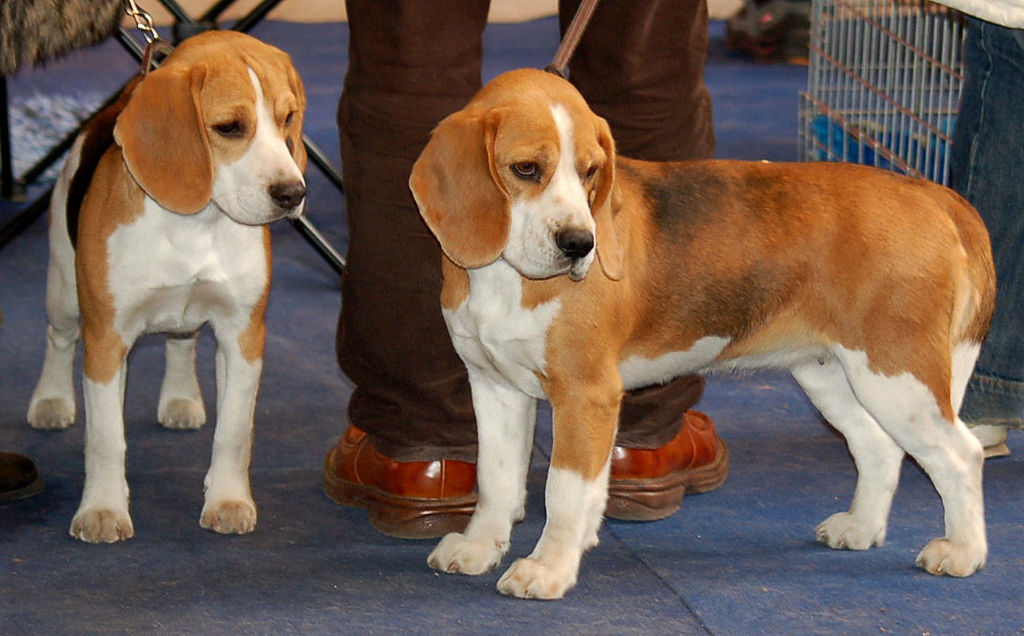
#> input picture object_detection/test_images/image1.jpg, 1024 x 636 px
$ python heatmap.py
#> lines starting #> are read from the running program, lines starting #| are printed output that depends on the picture
import cv2,os

def get_file_directory():
    file_path = input('Enter the directory with images: ')
#> the answer given: object_detection/test_images
#> the answer given: out.png
    return file_path

def read_images(file_path,save_directory):
    for directory,subdirectory,files in os.walk(file_path):
        for i,file in enumerate(files):
             process_images(directory+'/'+file,save_directory,i)

def process_images(img_path,save_directory,img_no):
#> called with img_path = 'object_detection/test_images/image1.jpg', save_directory = 'out.png', img_no = 0
    img = cv2.imread(img_path, 1)
#> img is the input picture: shape (636, 1024, 3); mean B, G, R 81.9, 93.2, 112
    gray_img = cv2.cvtColor(img, cv2.COLOR_BGR2GRAY)
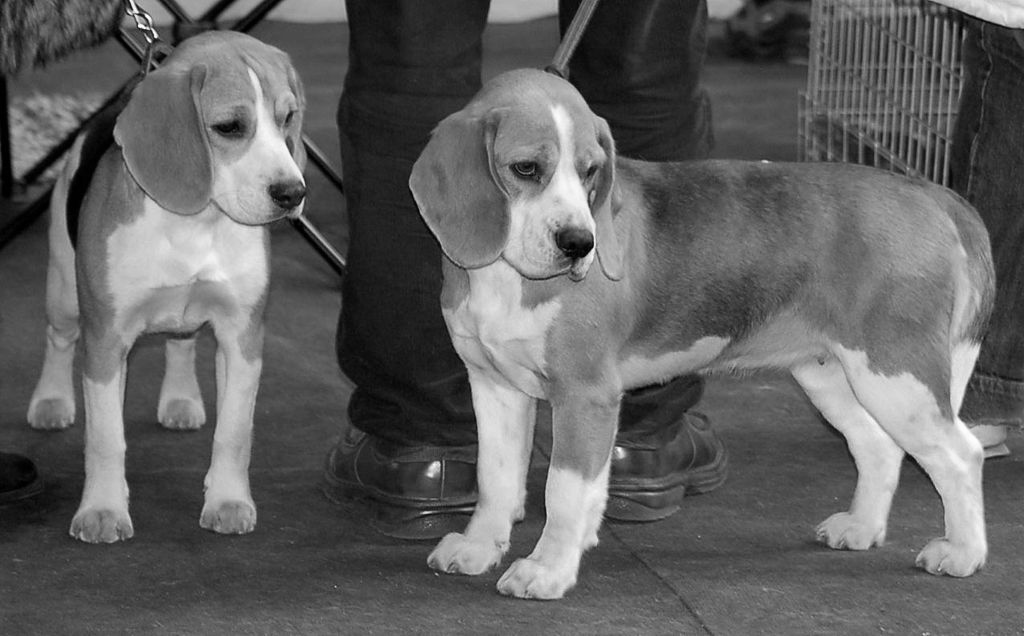
#> gray_img: shape (636, 1024); min 0, max 254, mean 97.5
    heatmap_img = cv2.applyColorMap(gray_img, cv2.COLORMAP_JET)
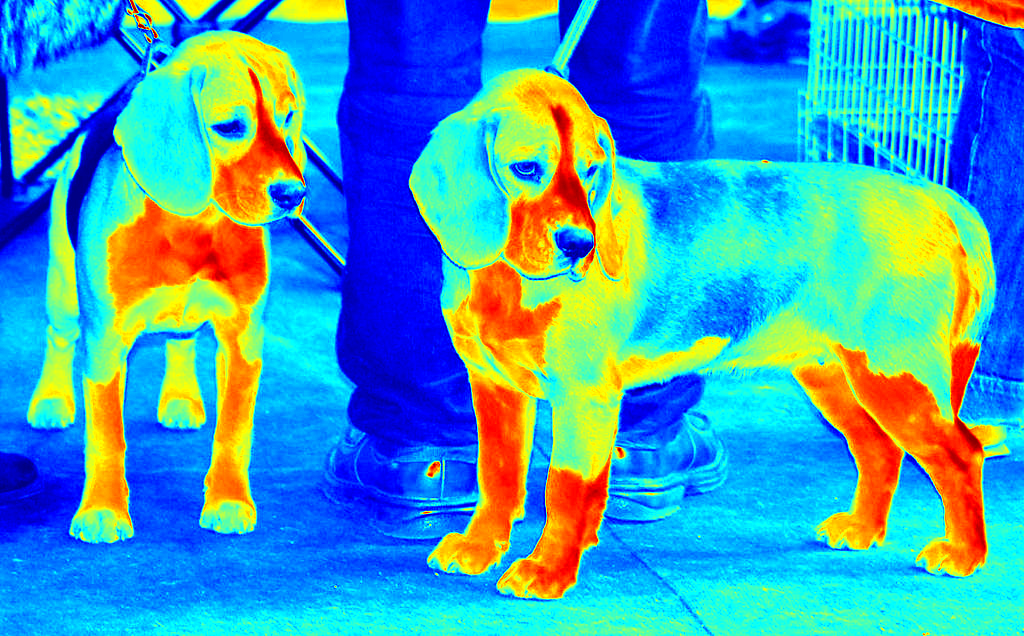
#> heatmap_img: shape (636, 1024, 3); mean B, G, R 183.1, 158.2, 68.6
    filename = save_directory + 'Heat_map' + '_' + str(img_no) + '.jpg'
    cv2.imwrite(filename, heatmap_img)


if __name__ == '__main__':
    file_directory = get_file_directory()
    directory_to_save = input('Enter directory for file to be saved:')
    read_images(file_directory,directory_to_save)
